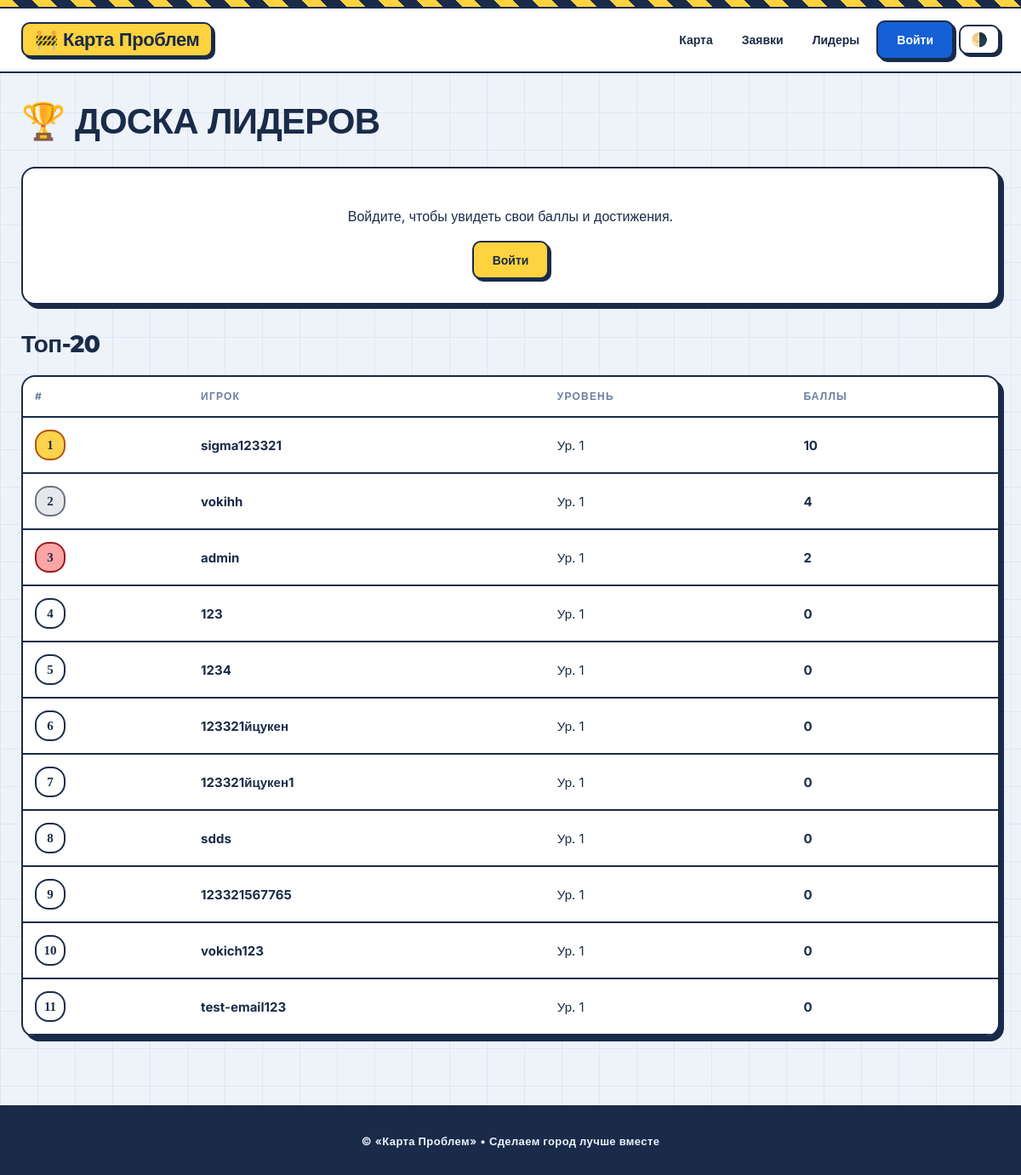
Page /leaderboard/ on the committed database.
### my_app/models.py (models this page shows, shortened)
class UserProfile(models.Model):
    user = models.OneToOneField(
        User,
        on_delete=models.CASCADE,
        related_name='profile',
        verbose_name='Пользователь',
    )
    points = models.IntegerField(default=0, verbose_name='Баллы')
    class Meta:
        verbose_name = 'Профиль пользователя'
        verbose_name_plural = 'Профили пользователей'
        ordering = ['-points']
    LEVELS = [0, 50, 150, 300, 600, 1000]
    @property
    def level(self):
        current = 1
        for i, threshold in enumerate(self.LEVELS, start=1):
            if self.points >= threshold:
                current = i
        return current

### my_app/views.py (the view)
# urls.py: path('leaderboard/', views.leaderboard_view, name='leaderboard'),
def leaderboard_view(request):
    for user in User.objects.filter(profile__isnull=True):
        UserProfile.objects.create(user=user)
    profiles = UserProfile.objects.select_related('user').order_by('-points')[:20]
    my_achievements = None
    my_profile = None
    my_rank = None
    if request.user.is_authenticated:
        my_profile, _ = UserProfile.objects.get_or_create(user=request.user)
        my_achievements = get_user_achievements(request.user)
        my_rank = UserProfile.objects.filter(points__gt=my_profile.points).count() + 1
    return render(request, 'leaderboard.html', {
        'profiles': profiles,
        'my_profile': my_profile,
        'my_achievements': my_achievements,
        'my_rank': my_rank,
    })

### my_app/context_processors.py (called while the page is built)
def yandex_maps(request):
    return {'YANDEX_MAPS_API_KEY': getattr(settings, 'YANDEX_MAPS_API_KEY', '')}

### my_app/templates/leaderboard.html (shortened to what this page needs)
{% extends "base.html" %}
{% block content %}
<h1 style="font-size: 42px; margin: 0 0 30px; text-transform: uppercase;">🏆 Доска лидеров</h1>
{% if my_profile %}
    <div class="card" style="margin-bottom: 30px;">
        <h3 style="margin-top: 0; font-size: 20px;">Вы: {{ request.user.username }}</h3>
        <div style="display: flex; gap: 30px; flex-wrap: wrap; margin-bottom: 16px;">
            <div><span style="color: var(--text-muted); font-size: 13px; text-transform: uppercase;">Баллы</span><div style="font-family: 'Space Grotesk'; font-size: 32px; font-weight: 700;">{{ my_profile.points }}</div></div>
            <div><span style="color: var(--text-muted); font-size: 13px; text-transform: uppercase;">Уровень</span><div style="font-family: 'Space Grotesk'; font-size: 32px; font-weight: 700;">{{ my_profile.level }}</div></div>
            {% if my_rank %}<div><span style="color: var(--text-muted); font-size: 13px; text-transform: uppercase;">Место</span><div style="font-family: 'Space Grotesk'; font-size: 32px; font-weight: 700;">#{{ my_rank }}</div></div>{% endif %}
        </div>
        <h4 style="margin: 24px 0 12px; text-transform: uppercase; font-size: 14px;">Достижения</h4>
        {% for ach in my_achievements %}
            <div class="ach {% if ach.unlocked %}unlocked{% endif %}">
                <div style="font-size: 26px; flex-shrink: 0;">{{ ach.icon }}</div>
                <div>
                    <div style="font-weight: 700;">{{ ach.name }}</div>
                    <div style="font-size: 13px; color: var(--text-muted);">{{ ach.desc }} ({{ ach.current }}/{{ ach.goal }})</div>
                </div>
            </div>
        {% endfor %}
    </div>
{% else %}
    <div class="card" style="text-align: center; margin-bottom: 30px;">
        <p>Войдите, чтобы увидеть свои баллы и достижения.</p>
        <a href="{% url 'auth' %}" class="btn">Войти</a>
    </div>
{% endif %}
<h2 style="font-size: 28px; margin: 0 0 20px;">Топ-20</h2>
{% if profiles %}
    <div class="card" style="padding: 0; overflow: hidden;">
        <table class="table-lb">
            <thead>
                <tr><th>#</th><th>Игрок</th><th>Уровень</th><th>Баллы</th></tr>
            </thead>
            <tbody>
                {% for p in profiles %}
                    <tr>
                        <td>
                            <span class="rank-badge {% if forloop.counter == 1 %}gold{% elif forloop.counter == 2 %}silver{% elif forloop.counter == 3 %}bronze{% endif %}">
                                {{ forloop.counter }}
                            </span>
                        </td>
                        <td><strong>{{ p.user.username }}</strong></td>
                        <td>Ур. {{ p.level }}</td>
                        <td><strong>{{ p.points }}</strong></td>
                    </tr>
                {% endfor %}
            </tbody>
        </table>
    </div>
{% else %}
    <p style="color: var(--text-muted);">Пока никого. Станьте первым!</p>
{% endif %}
{% endblock %}

### my_app/templates/base.html (style rules this page uses)
:root { --bg: #EEF3FA; --bg-map: #DDE7F3; --surface: #FFFFFF; --text: #1A2B4A; --text-muted: #6A7FA0; --primary: #1560D5; --primary-hover: #0F4CAD; --yellow: #FFD23F; --yellow-dark: #E6B800; --red: #E64A4A; --green: #27AE60; --border: #1A2B4A; --radius: 16px; --radius-sm: 10px; --shadow: 5px 5px 0 var(--border); --shadow-sm: 3px 3px 0 var(--border); --shadow-soft: 0 6px 20px rgba(26, 43, 74, 0.08); }
* { box-sizing: border-box; }
html { scroll-behavior: smooth; }
body { margin: 0; min-height: 100vh; font-family: 'Inter', sans-serif; color: var(--text); background-color: var(--bg); background-image: linear-gradient(var(--bg-map) 1px, transparent 1px), linear-gradient(90deg, var(--bg-map) 1px, transparent 1px); background-size: 44px 44px; line-height: 1.55; overflow-x: hidden; }
h1, h2, h3, h4, .logo { font-family: 'Montserrat', sans-serif; font-weight: 800; letter-spacing: -0.02em; color: var(--text); margin-top: 0; line-height: 1.15; }
a { color: var(--primary); text-decoration: none; font-weight: 600; transition: all .2s ease; }
.btn { padding: 10px 22px; border-radius: var(--radius-sm); border: 2px solid var(--border); background: var(--yellow); color: var(--text); font-weight: 700; font-size: 14px; font-family: 'Inter', sans-serif; cursor: pointer; text-align: center; box-shadow: var(--shadow-sm); transition: all .2s ease; display: inline-block; }
.card { background: var(--surface); border: 2px solid var(--border); border-radius: var(--radius); padding: 28px; box-shadow: var(--shadow); margin-bottom: 20px; }

### my_app/templates/leaderboard.html (style rules this page uses)
.rank-badge { display: inline-flex; align-items: center; justify-content: center; width: 36px; height: 36px; border: 2px solid var(--border); border-radius: var(--radius); font-weight: 700; font-family: 'Space Grotesk'; }
.rank-badge.gold { background: #FCD34D; border-color: #B45309; }
.rank-badge.silver { background: #E5E7EB; border-color: #6B7280; }
.rank-badge.bronze { background: #FCA5A5; border-color: #991B1B; }
.table-lb { width: 100%; border-collapse: collapse; }
.table-lb th, .table-lb td { padding: 14px; text-align: left; border-bottom: 2px solid var(--border); font-size: 15px; }
.table-lb th { text-transform: uppercase; font-size: 12px; letter-spacing: 0.1em; color: var(--text-muted); }

### rows in the picture
UserProfile: user.username "sigma123321", level "1", points "10"
UserProfile: user.username "vokihh", level "1", points "4"
UserProfile: user.username "admin", level "1", points "2"
UserProfile: user.username "123", level "1", points "0"
UserProfile: user.username "1234", level "1", points "0"
UserProfile: user.username "123321йцукен", level "1", points "0"
UserProfile: user.username "123321йцукен1", level "1", points "0"
UserProfile: user.username "sdds", level "1", points "0"
UserProfile: user.username "123321567765", level "1", points "0"
UserProfile: user.username "vokich123", level "1", points "0"
UserProfile: user.username "test-email123", level "1", points "0"
